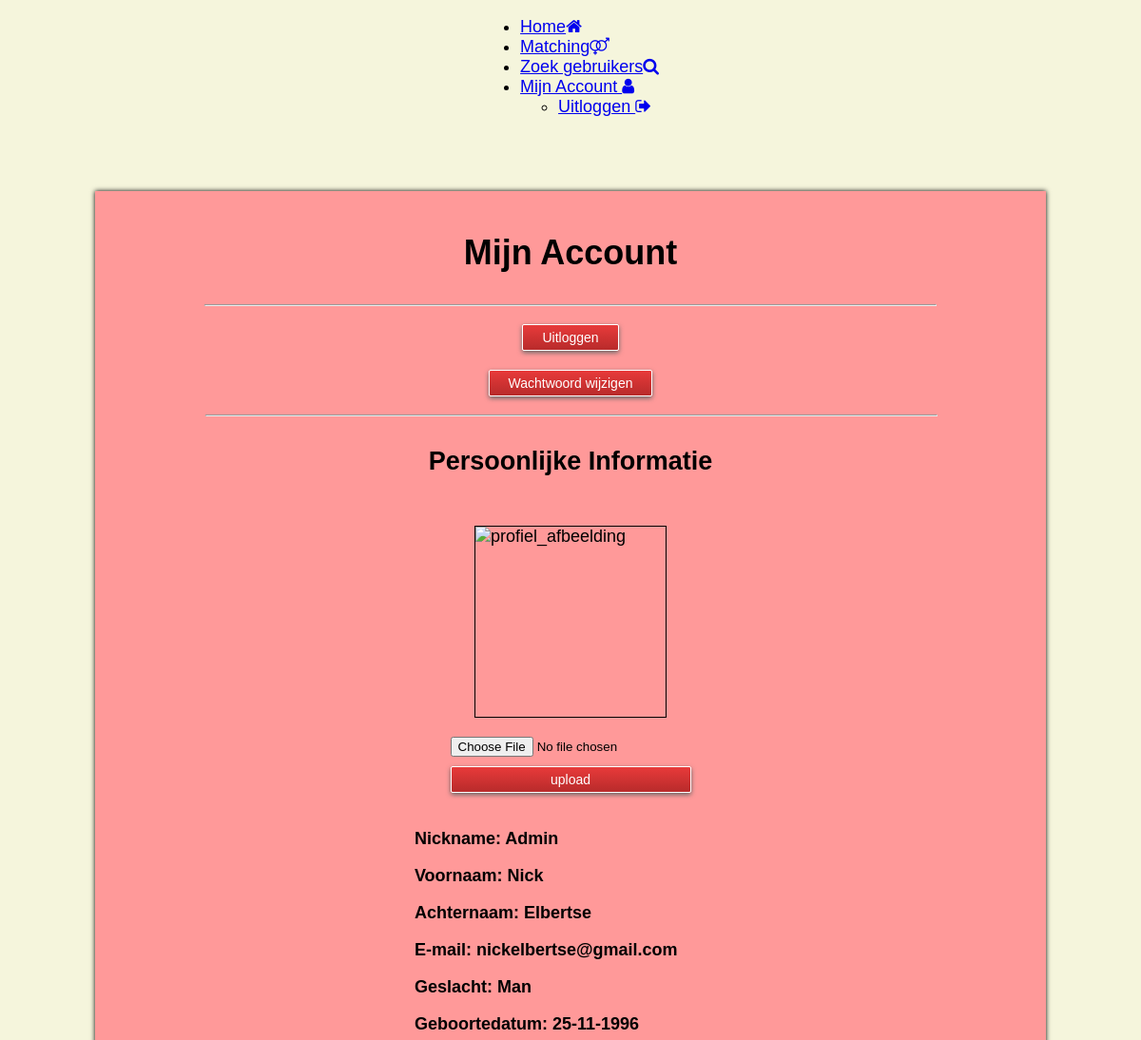
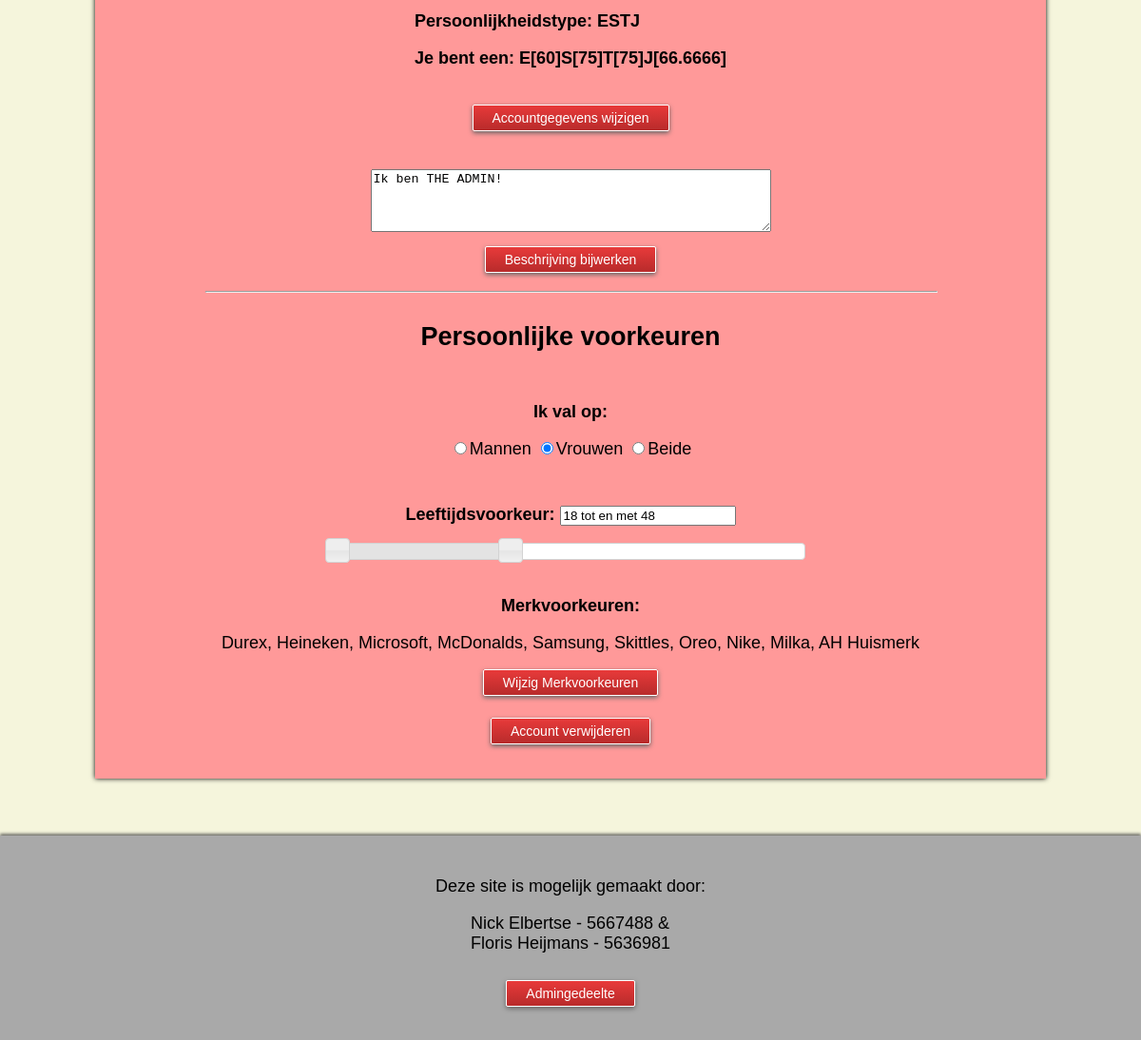
The page /index.php/user (signed in) on the database its author committed (2 pictures, top to bottom).
### tables this page shows
CREATE TABLE 'Users' (UserID INTEGER PRIMARY KEY AUTOINCREMENT NOT NULL, Nickname STRING, Voornaam VARCHAR, Achternaam VARCHAR, Email STRING, Geslacht BOOLEAN, Geboortedatum DATE, 'MailValid' BOOLEAN DEFAULT 0, 'PassHash' TEXT, 'Beschrijving' TEXT DEFAULT 'Ik ben.....', 'admin' BOOLEAN DEFAULT 0, 'ProfielFoto' TEXT);

CREATE TABLE 'Persoonlijkheidstype' (UserID INTEGER REFERENCES Users (UserID) NOT NULL, E DOUBLE DEFAULT (50), I DOUBLE DEFAULT (50), N DOUBLE DEFAULT (50), S DOUBLE DEFAULT (50), T DOUBLE DEFAULT (50), F DOUBLE DEFAULT (50), J DOUBLE DEFAULT (50), P DOUBLE DEFAULT (50), 'TYPE' INTEGER DEFAULT 'AAAA');

### index.php (called while the page is built, shortened)
<?php
require_once BASEPATH.'core/CodeIgniter.php';

### application/models/User_model.php (called while the page is built, shortened)
<?php
class User_model extends CI_Model{
    public function getUserById($ID){
        $sql = "SELECT * FROM Users WHERE UserID = ?";
        $query = $this->db->query($sql, array($ID));
        return $query->result_array();
    }
    public function getAllPers($UserID){
        $sql = "SELECT I, E, J, P, N, S, T, F FROM Persoonlijkheidstype WHERE UserID = ?";
        $query = $this->db->query($sql, array($UserID));
        return $query->result_array();
    }
}
?>

### application/views/account.php (the view, shortened to what this page needs)
<div class="content">
    <h1>Mijn Account</h1>
    <hr width="80%">
    <div class="width_80 centreer_alles" id="content">
        <a class="verzendknop" href="<?php echo base_url('index.php/Login/logUit');?>">Uitloggen</a>
        <a class="verzendknop" href="<?php echo base_url('index.php/Login/wwchange');?>">Wachtwoord wijzigen</a>
        <hr width="100%">
        <h2>Persoonlijke Informatie</h2>
        <img class="afbeelding margin_top_30 margin_bottom_20" src="<?php
                if(isset($profielfoto)){
                    echo base_url($profielfoto);
                }
                else{
                    if($geslacht == 'M'){
                        echo base_url('css/images/male_silhouette.jpg');
                    }
                    else{
                        echo base_url('css/images/female_silhouette.jpg');
                    }
                }
                  ?>" alt="profiel_afbeelding" width="200" height="200">
        <?php echo form_open_multipart('User/do_upload');?>
<div class="onder_elkaar">
<input type="file" name="userfile" size="20" />
<input class="verzendknop" type="submit" value="upload" />
</div>
</form>
        <?php echo "<div class='account_info bold'><p>Nickname: ".$nick."</p><p>Voornaam: ".$voornaam."</p><p>Achternaam: ".$achternaam."</p><p>E-mail: ".$email."</p><p>Geslacht: ";
        if($geslacht == 'M'){
              echo 'Man';
          }
          else{
              echo 'Vrouw';
          }
        echo"</p><p>Geboortedatum: ".$geboortedatum."</p><p>Persoonlijkheidstype: ".$ptype."</p><p>".$persw."</div>" ; ?>
        <a class="verzendknop" href="<?php echo base_url('index.php/User/wijzigAccount');?>">Accountgegevens wijzigen</a>
        <form class="margin_top_30" id="beschrijvingForm" action="">
            <textarea rows="4" cols="50" form="beschrijvingForm" id="beschrijving"><?php echo $beschrijving; ?></textarea><br>
            <div class="centreer">
                <input type="button" class="verzendknop" onclick="javascript:beschrijvingchange();" value="Beschrijving bijwerken">
            </div>
        </form>
        <hr width="100%">
        <h2>Persoonlijke voorkeuren</h2>
        <form id="geslachtsvoorkeur" action="">
            <p class="centreer bold margin_top_30">Ik val op:</p>
            <div class="geaardheid">
                <label for="M">
                <input type="radio" name="geaardheid" id="M" value="M" placeholder="Mannen" onclick="javascript:geaardheidchange('M');" <?php if(isset($valtop)){ if($valtop == "M"){echo 'checked="checked"';}} ?> >Mannen</label>
                <label for="V">
                <input type="radio" name="geaardheid"id="V" value="V" placeholder="Vrouwen" onclick="javascript:geaardheidchange('V');" <?php if(isset($valtop)){if($valtop == "V"){echo 'checked="checked"';}} ?>  >Vrouwen</label>
                <label for="B">
                <input type="radio" name="geaardheid" id="B" value="B" placeholder="Beide" onclick="javascript:geaardheidchange('B');" <?php if(isset($valtop)){ if($valtop == "B"){echo 'checked="checked"';}} ?> >Beide</label>
            </div>
        </form>
        <div class="margin_top_30 width_80 centreer_alles">
            <p>
            <label for="amount" class="bold">Leeftijdsvoorkeur:</label>
            <input type="text" id="amount" readonly >
            </p>
            <div class="width_80 margin_bottom_20" id="leeftijd-range"></div>
        </div>
        <?php echo '<p class="bold">Merkvoorkeuren:</p>'.$merkvk ?>
    </div>
    <div class="margin_top_15">
        <a class="verzendknop" href="<?php echo base_url('index.php/User/wijzigMerkVk');?>">Wijzig Merkvoorkeuren</a>
    </div>
    <div class="margin_top_30 margin_bottom_20">
        <a class="verzendknop" href="<?php echo base_url('index.php/User/verwijderGebruikerPopup');?>" onclick="return popUp('<?php echo base_url('index.php/User/verwijderGebruikerPopup');?>')">Account verwijderen</a>
    </div>
</div>

### application/controllers/User.php (shortened to what this page needs)
<?php
class User extends MY_Controller {
    function __construct()
	{
		$this->load->helper(array('form', 'url'));
	}
    public function index(){
        $UserID = $_SESSION['UserID'];
        $data['nick'] = '';
        $data['voornaam'] = '';
        $data['achternaam'] = '';
        $data['email'] = '';
        $data['geslacht'] = '';
        $data['geboortedatum'] = '';
        $data['beschrijving'] = '';
        $data['ptype'] = '';
        $data['merkvk'] = '';
        $data['persw'] ='';
        foreach($this->User_model->getUserById($UserID) as $row){
            $data['nick'] = $row['Nickname'];
            $data['voornaam'] = $row['Voornaam'];
            $data['achternaam'] = $row['Achternaam'];
            $data['email'] = $row['Email'];
            $data['geslacht'] = $row['Geslacht'];
            $data['geboortedatum'] = $row['Geboortedatum'];
            $data['beschrijving'] = $row['Beschrijving'];
            $data['profielfoto'] = $row['ProfielFoto'];
        }
        foreach($this->User_model->getTypeByID($UserID) as $row){
            $data['ptype'] = $row['TYPE'];
        }
        foreach($this->User_model->getAllPers($UserID) as $row){
            $waardeI = $row['I'];
            $waardeE = $row['E'];
            $waardeJ = $row['J'];
            $waardeP = $row['P'];
            $waardeN = $row['N'];
            $waardeS = $row['S'];
            $waardeT = $row['T'];
            $waardeF = $row['F'];
        }
        if($waardeI > $waardeE){
            $seg1 = "I[".$waardeI."]";
            $letter1 = "I";
        }
        else{
            $seg1 = "E[".$waardeE."]";
        }
        if($waardeN > $waardeS){
            $seg2 = "N[".$waardeN."]";
            $letter2 = "N";
        }
        else{
            $seg2 = "S[".$waardeS."]";
        }
        if($waardeT > $waardeF){
            $seg3 = "T[".$waardeT."]";
        }
        else{
            $seg3 = "F[".$waardeF."]";
            $letter3 = "F";
        }
        if($waardeJ > $waardeP){
            $seg4 = "J[".$waardeJ."]";
        }
        else{
            $seg4 = "P[".$waardeP."]";
            $letter4 = "P";
        }
        $data['persw'] = "<p>Je bent een: ".$seg1.$seg2.$seg3.$seg4." </p>";
        foreach($this->User_model->getVoorkeuren($UserID) as $row){
            $data['valtop'] = $row['Vk_geslacht'];
            $data['age_min'] = $row['Vk_age_min'];
            $data['age_max'] = $row['Vk_age_max'];
            $data['merkvk'] = $row['Vk_merk'];
        }
        $data['title'] = "Account";
        $this->load->view('header.php', $data);
        $this->load->view('menubalk.php');
        $this->load->view('account.php', $data);
        $this->load->view('footer.php');
    }
}?>

### css/style.css (style rules this page uses)
body { font-family: Quicksand Light, sans-serif; font-size: 18px; margin: 0px; background: beige; display: flex; justify-content: center; flex-direction: column; align-items: center; }
.bold { font-weight: bold; }
.content { width: 80%; background: #FF9999; display: flex; flex-direction: column; justify-content: center; align-items: center; margin: 60px 0px; padding: 20px; box-shadow: 0px 0px 5px; }
.margin_top_30 { margin-top: 30px; }
.margin_top_15 { margin-top: 20px; }
.margin_bottom_20 { margin-bottom: 20px; }
.width_80 { width: 80%; }
.centreer { display: flex; justify-content: center; }
.centreer_alles { display: flex; flex-direction: column; justify-content: center; align-items: center; }
.onder_elkaar { display: flex; flex-direction: column; }
.verzendknop { background: #e83a3a; background: -webkit-linear-gradient(top, #e83a3a, #b82b2b); background: -moz-linear-gradient(top, #e83a3a, #b82b2b); background: -ms-linear-gradient(top, #e83a3a, #b82b2b); background: -o-linear-gradient(top, #e83a3a, #b82b2b); background: linear-gradient(to bottom, #e83a3a, #b82b2b); border: 1px solid; -webkit-border-radius: 2; -moz-border-radius: 2; border-radius: 2px; -webkit-box-shadow: 0px 2px 5px #666666; -moz-box-shadow: 0px 2px 5px #666666; box-shadow: 0px 2px 5px #666666; font-family: inherit; color: #ffffff; font-size: 14px; padding: 5px 20px 5px 20px; margin: 10px 0px; text-decoration: none; -webkit-transition-duration: 0.3s; transition-duration: 0.3s; -webkit-transition-property: all; transition-property: all; }
.account_info { padding: 10px; }
.afbeelding { border: solid 1px; }

### rows shown on the page
users: Nickname "Admin", Voornaam "Nick", Achternaam "Elbertse", Email "nickelbertse@gmail.com", Geboortedatum "25-11-1996", Beschrijving "Ik ben THE ADMIN!"
persoonlijkheidstype: E "E[60]", S "S[75]", T "T[75]", J "J[66.6666]"

### other values the page prints
$ptype "ESTJ"
$merkvk "Durex, Heineken, Microsoft, McDonalds, Samsung, Skittles, Oreo, Nike, Milka, AH Huismerk"
